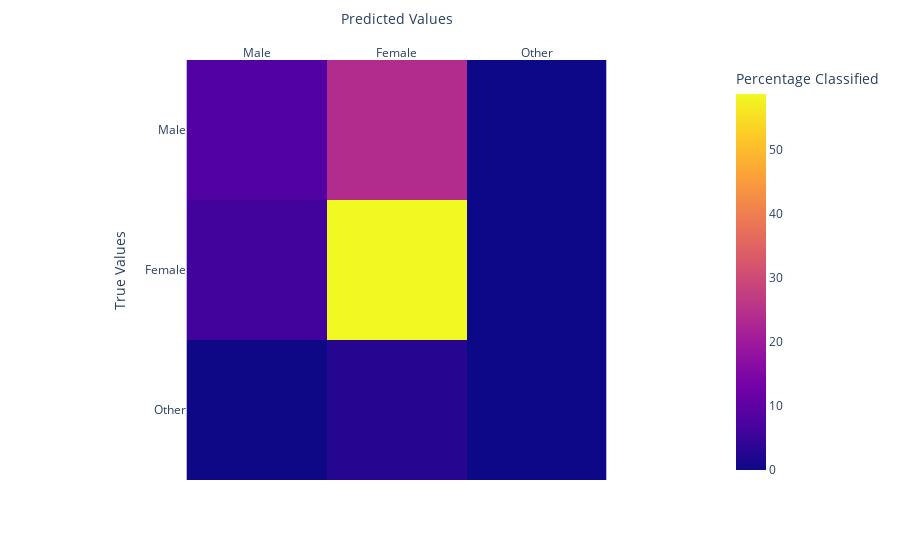

Notebook code cell kept with this figure:
### Code cell
conmat = confusion_matrix(Y_test, Y_pred)
display(conmat)
fig = px.imshow(
    np.round((conmat / conmat.sum()) * 100, 3),
    labels=dict(x="Predicted Values", y="True Values", color="Percentage Classified"),
    x=["Male", "Female", "Other"],
    y=["Male", "Female", "Other"],
)
fig.update_xaxes(side="top")
fig.show()

### Figure 1 — Plotly figure (JSON) as saved in the notebook; plotly's stock layout.template omitted (floating-point values rounded to 4 significant figures)
{"data": [{"coloraxis": "coloraxis", "hovertemplate": "Predicted Values: %{x}<br>True Values: %{y}<br>Percentage Classified: %{z}<extra></extra>", "name": "0", "type": "heatmap", "x": ["Male", "Female", "Other"], "xaxis": "x", "y": ["Male", "Female", "Other"], "yaxis": "y", "z": [[8.367, 23.95, 0], [6.065, 58.76, 0], [0.124, 2.737, 0]]}], "layout": {"coloraxis": {"colorbar": {"title": {"text": "Percentage Classified"}}, "colorscale": [[0, "#0d0887"], [0.1111, "#46039f"], [0.2222, "#7201a8"], [0.3333, "#9c179e"], [0.4444, "#bd3786"], [0.5556, "#d8576b"], [0.6667, "#ed7953"], [0.7778, "#fb9f3a"], [0.8889, "#fdca26"], [1, "#f0f921"]]}, "margin": {"t": 60}, "xaxis": {"anchor": "y", "constrain": "domain", "domain": [0, 1], "scaleanchor": "y", "side": "top", "title": {"text": "Predicted Values"}}, "yaxis": {"anchor": "x", "autorange": "reversed", "constrain": "domain", "domain": [0, 1], "title": {"text": "True Values"}}}}
